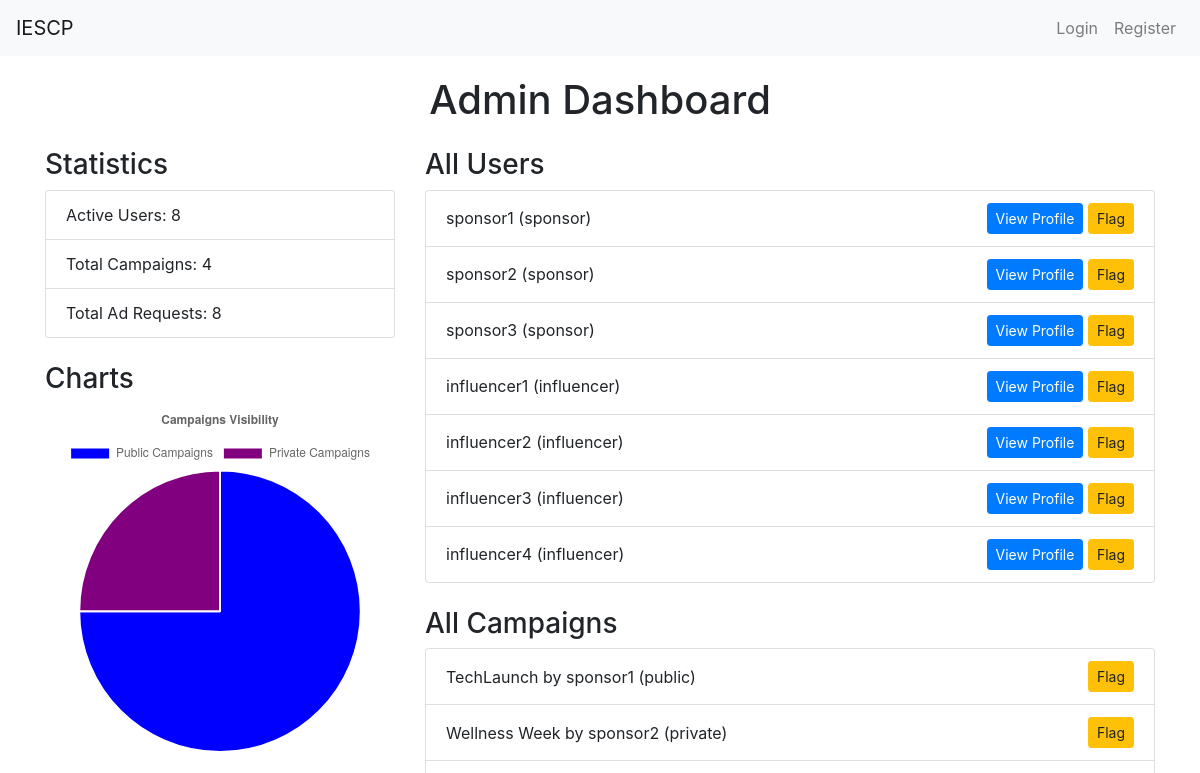
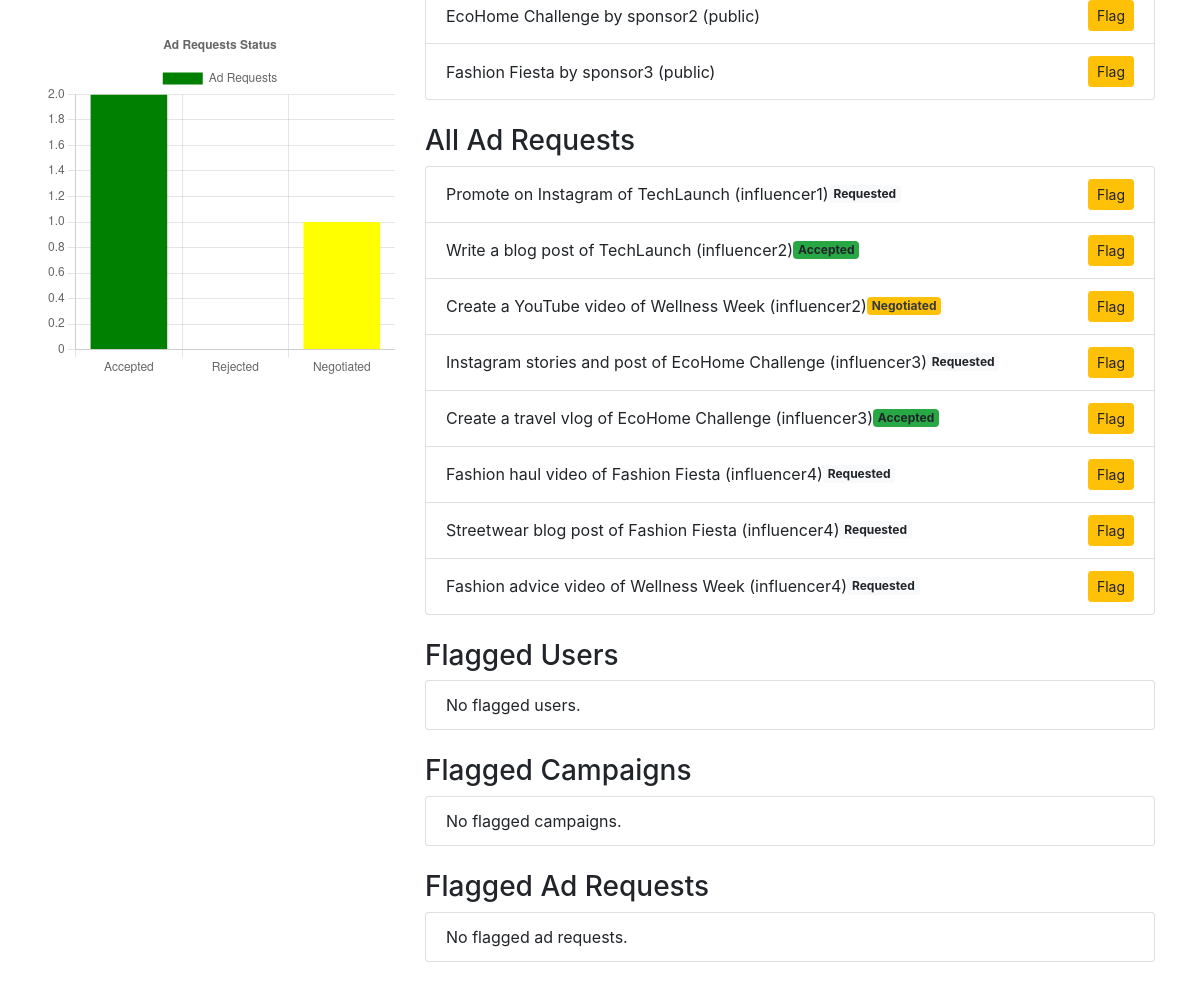
Before: /admin_dashboard with the older database file (2 pictures, top to bottom).
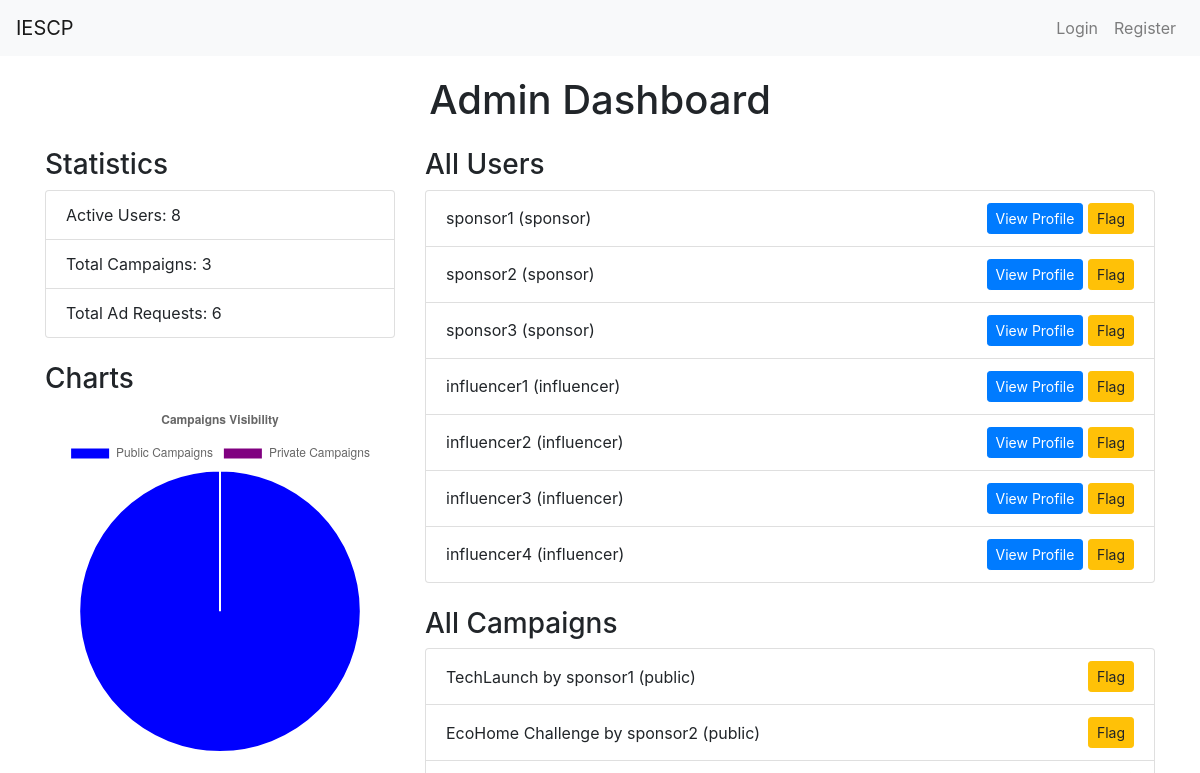
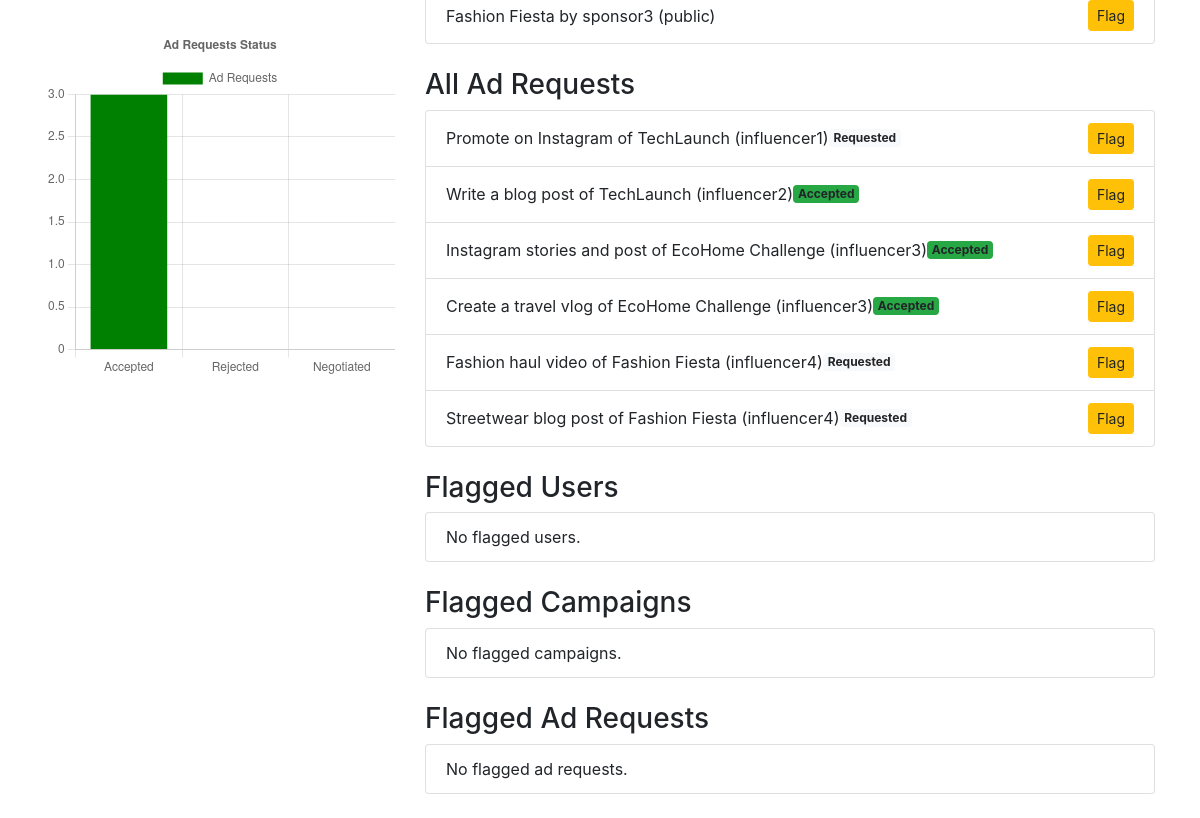
After: the same page with the newer database file (2 pictures, top to bottom).
### app.py (models this page shows, shortened)
class User(UserMixin, db.Model):
    id = db.Column(db.Integer, primary_key=True)
    username = db.Column(db.String(50), unique=True, nullable=False)
    email = db.Column(db.String(120), unique=True, nullable=False)
    password = db.Column(db.String(200), nullable=False)
    role = db.Column(db.String(20), nullable=False)  # 'admin', 'sponsor', 'influencer'
    flagged = db.Column(db.Boolean, default=False)  # Flag for inappropriate users
    campaigns = db.relationship('Campaign', backref='owner', lazy=True, cascade='all, delete-orphan')
    ad_requests = db.relationship('AdRequest', backref='influencer', lazy=True, cascade='all, delete-orphan')
    company_name = db.Column(db.String(100))
    industry = db.Column(db.String(100))
    budget = db.Column(db.Integer)
    category = db.Column(db.String(100)) # Health, Gaming, etc.
    niche = db.Column(db.String(100))
    followers = db.Column(db.Integer)
    platform = db.Column(db.String(10))

class Campaign(db.Model):
    id = db.Column(db.Integer, primary_key=True)
    name = db.Column(db.String(100), nullable=False)
    description = db.Column(db.String(200))
    start_date = db.Column(db.DateTime, default=db.func.current_timestamp())
    end_date = db.Column(db.DateTime)
    niche = db.Column(db.String(100))
    budget = db.Column(db.Float, nullable=False)
    owner_id = db.Column(db.Integer, db.ForeignKey('user.id', ondelete='CASCADE'), nullable=False)
    visibility = db.Column(db.String(10))  # 'public' or 'private'
    flagged = db.Column(db.Boolean, default=False)
    ad_requests = db.relationship('AdRequest', backref='campaign', lazy=True, cascade='all, delete-orphan')

class AdRequest(db.Model):
    id = db.Column(db.Integer, primary_key=True)
    campaign_id = db.Column(db.Integer, db.ForeignKey('campaign.id', ondelete='CASCADE'), nullable=False)
    influencer_id = db.Column(db.Integer, db.ForeignKey('user.id', ondelete='CASCADE'), nullable=False)
    name = db.Column(db.String(100), nullable=False)
    requirements = db.Column(db.Text)
    payment_amount = db.Column(db.Integer)
    negotiation_comment = db.Column(db.Text, nullable=True)
    status = db.Column(db.String(20), nullable=False, default='Requested')
    flagged = db.Column(db.Boolean, default=False)

### app.py (the view)
@app.route('/admin_dashboard')
def admin_dashboard():
    users = User.query.all()
    campaigns = Campaign.query.all()
    ad_requests = AdRequest.query.all()
    flagged_users = User.query.filter_by(flagged=True).all()
    flagged_campaigns = Campaign.query.filter_by(flagged=True).all()
    flagged_ad_requests = AdRequest.query.filter_by(flagged=True).all()
    statistics = {
        'active_users': User.query.count(),  # Fixed to show total users
        'total_campaigns': Campaign.query.count(),
        'public_campaigns': Campaign.query.filter_by(visibility='public').count(),
        'private_campaigns': Campaign.query.filter_by(visibility='private').count(),
        'total_ad_requests': AdRequest.query.count(),
        'accepted_requests': AdRequest.query.filter_by(status='Accepted').count(),
        'rejected_requests': AdRequest.query.filter_by(status='Rejected').count(),
        'negotiated_requests': AdRequest.query.filter_by(status='Negotiated').count(),
    }
    return render_template(
        'admin_dashboard.html',
        users=users,
        campaigns=campaigns,
        ad_requests=ad_requests,
        flagged_users=flagged_users,
        flagged_campaigns=flagged_campaigns,
        flagged_ad_requests=flagged_ad_requests,
        **statistics
    )

### templates/admin_dashboard.html (shortened to what this page needs)
{% extends "layout.html" %}
{% block content %}
<h1 class="text-center mb-4">Admin Dashboard</h1>
<div class="row">
    <div class="col-md-4">
        <h3>Statistics</h3>
        <ul class="list-group mb-4">
            <li class="list-group-item">Active Users: {{ active_users }}</li>
            <li class="list-group-item">Total Campaigns: {{ total_campaigns }}</li>
            <li class="list-group-item">Total Ad Requests: {{ total_ad_requests }}</li>
        </ul>
        <h3>Charts</h3>
        <canvas id="campaignsChart" width="200" height="200"></canvas>
        <br>
        <br>
        <canvas id="adRequestsChart" width="200" height="200"></canvas>
    </div>
    <div class="col-md-8">
        <h3>All Users</h3>
        <ul class="list-group mb-4">
            {% for user in users %}
            {% if user.role!='admin' %}
            <li class="list-group-item d-flex justify-content-between align-items-center">
                {{ user.username }} ({{ user.role}})
                <div>
                    <form method="GET" action="{{ url_for('user_profile', username=user.username) }}" class="d-inline">
                        <button type="submit" class="btn btn-primary btn-sm">View Profile</button>
                    </form>
                    {% if user.flagged!=1 %}
                    <form method="POST" action="{{ url_for('flag_user', user_id=user.id) }}" class="d-inline">
                        <button type="submit" class="btn btn-warning btn-sm">Flag</button>
                    </form>
                    {% endif %}
                </div>
            </li>
            {% endif %}
            {% else %}
            <li class="list-group-item">No users found.</li>
            {% endfor %}
        </ul>
        <h3>All Campaigns</h3>
        <ul class="list-group mb-4">
            {% for campaign in campaigns %}
            <li class="list-group-item d-flex justify-content-between align-items-center">
                {{ campaign.name }} by {{ campaign.owner.username }} ({{ campaign.visibility }})
                <div>
                    {% if campaign.flagged!=1 %}
                    <form method="POST" action="{{ url_for('flag_campaign', campaign_id=campaign.id) }}" class="d-inline">
                        <button type="submit" class="btn btn-warning btn-sm">Flag</button>
                    </form>
                    {% endif %}
                </div>
            </li>
            {% else %}
            <li class="list-group-item">No campaigns found.</li>
            {% endfor %}
        </ul>
        <h3>All Ad Requests</h3>
        <ul class="list-group mb-4">
            {% for ad_request in ad_requests %}
            <li class="list-group-item d-flex justify-content-between align-items-center">
                <div class="d-flex flex-grow-1 align-items-center">
                    <span class="me-auto">{{ ad_request.name }} of {{ ad_request.campaign.name }} ({{ ad_request.influencer.username }})</span>
                    <span class="badge {% if ad_request.status == 'Accepted' %}bg-success{% elif ad_request.status == 'Rejected' %}bg-danger{% elif ad_request.status == 'Requested' %}bg-light{% elif ad_request.status == 'Negotiated' %}bg-warning text-dark{% endif %}">
                        {{ ad_request.status }}
                    </span>
                </div>
                <div>
                    {% if ad_request.flagged != 1 %}
                    <form method="POST" action="{{ url_for('flag_ad_request', ad_request_id=ad_request.id) }}" class="d-inline">
                        <button type="submit" class="btn btn-warning btn-sm">Flag</button>
                    </form>
                    {% endif %}
                </div>
            </li>
            {% else %}
            <li class="list-group-item">No campaigns found.</li>
            {% endfor %}
        </ul>
        <h3>Flagged Users</h3>
        <ul class="list-group mb-4">
            {% for flagged_user in flagged_users %}
            <li class="list-group-item d-flex justify-content-between align-items-center">
                {{ flagged_user.username }} ({{ flagged_user.role }})
                <div>
                    <form method="POST" action="{{ url_for('remove_flag_user', user_id=flagged_user.id) }}" class="d-inline">
                        <button type="submit" class="btn btn-warning btn-sm">UnFlag</button>
                    </form>
                    <form method="POST" action="{{ url_for('delete_flagged_user', user_id=flagged_user.id) }}" class="d-inline">
                        <button type="submit" class="btn btn-danger btn-sm">Delete</button>
                    </form>
                </div>
            </li>
            {% else %}
            <li class="list-group-item">No flagged users.</li>
            {% endfor %}
        </ul>
        <h3>Flagged Campaigns</h3>
        <ul class="list-group mb-4">
            {% for flagged_campaign in flagged_campaigns %}
            <li class="list-group-item d-flex justify-content-between align-items-center">
                {{ flagged_campaign.name }} by {{ flagged_campaign.owner.username }}
                <div>
                    <form method="POST" action="{{ url_for('remove_flag_campaign', campaign_id=flagged_campaign.id) }}" class="d-inline">
                        <button type="submit" class="btn btn-warning btn-sm">UnFlag</button>
                    </form>
                    <form method="POST" action="{{ url_for('delete_flagged_campaign', campaign_id=flagged_campaign.id) }}" class="d-inline">
                        <button type="submit" class="btn btn-danger btn-sm">Delete</button>
                    </form>
                </div>
            </li>
            {% else %}
            <li class="list-group-item">No flagged campaigns.</li>
            {% endfor %}
        </ul>
        <h3>Flagged Ad Requests</h3>
        <ul class="list-group mb-4">
            {% for flagged_ad_request in flagged_ad_requests %}
            <li class="list-group-item d-flex justify-content-between align-items-center">
                {{ flagged_ad_request.id }} of {{ flagged_ad_request.campaign_id }} ({{ flagged_ad_request.status }})
                <div>
                    <form method="POST" action="{{ url_for('remove_flag_ad_request', ad_request_id=flagged_ad_request.id) }}" class="d-inline">
                        <button type="submit" class="btn btn-warning btn-sm">UnFlag</button>
                    </form>
                    <form method="POST" action="{{ url_for('delete_flagged_ad_request', ad_request_id=flagged_ad_request.id) }}" class="d-inline">
                        <button type="submit" class="btn btn-danger btn-sm">Delete</button>
                    </form>
                </div>
            </li>
            {% else %}
            <li class="list-group-item">No flagged ad requests.</li>
            {% endfor %}
        </ul>
    </div>
</div>
<script>
    document.addEventListener('DOMContentLoaded', function() {
        // Campaigns Chart
        var ctx = document.getElementById('campaignsChart').getContext('2d');
        var campaignsChart = new Chart(ctx, {
            type: 'pie',
            data: {
                labels: ['Public Campaigns', 'Private Campaigns'],
                datasets: [{
                    data: [{{ public_campaigns }}, {{ private_campaigns }}],
                    backgroundColor: ['blue', 'purple']
                }]
            },
            options: {
                plugins: {
                    title: {
                        display: true,
                        text: 'Campaigns Visibility'
                    },
                    legend: {
                        display: true,
                        position: 'top'
                    }
                }
            }
        });
        // Ad Requests Chart
        var ctx = document.getElementById('adRequestsChart').getContext('2d');
        var adRequestsChart = new Chart(ctx, {
            type: 'bar',
            data: {
                labels: ['Accepted', 'Rejected', 'Negotiated'],
                datasets: [{
                    label: 'Ad Requests',
                    data: [{{ accepted_requests }}, {{ rejected_requests }}, {{ negotiated_requests }}],
                    backgroundColor: ['green', 'red', 'yellow']
                }]
            },
            options: {
                plugins: {
                    title: {
                        display: true,
                        text: 'Ad Requests Status'
                    },
                    legend: {
                        display: true,
                        position: 'top'
                    }
                },
                scales: {
                    y: {
                        beginAtZero: true
                    }
                }
            }
        });
    });
</script>
{% endblock %}

### templates/layout.html (shortened to what this page needs)
<!DOCTYPE html>
<html lang="en">
<head>
    <link rel="stylesheet" href="https://maxcdn.bootstrapcdn.com/bootstrap/4.5.2/css/bootstrap.min.css">
</head>
<body>
    <nav class="navbar navbar-expand-lg navbar-light bg-light">
        <a class="navbar-brand" href="{{ url_for('home') }}">IESCP</a>
        <div class="collapse navbar-collapse" id="navbarNav">
            <ul class="navbar-nav ml-auto">
                {% if current_user.is_authenticated %}
                    {% if current_user.role == 'admin' %}
                        <li class="nav-item">
                            <a class="nav-link" href="{{ url_for('admin_dashboard') }}">Dashboard</a>
                        </li>
                    {% elif current_user.role == 'sponsor' %}
                        <li class="nav-item">
                            <a class="nav-link" href="{{ url_for('sponsor_dashboard') }}">Dashboard</a>
                        </li>
                    {% elif current_user.role == 'influencer' %}
                        <li class="nav-item">
                            <a class="nav-link" href="{{ url_for('influencer_dashboard') }}">Dashboard</a>
                        </li>
                    {% endif %}
                    <li class="nav-item">
                        <a class="nav-link" href="{{ url_for('logout') }}">Logout</a>
                    </li>
                {% else %}
                    <li class="nav-item">
                        <a class="nav-link" href="{{ url_for('login') }}">Login</a>
                    </li>
                    <li class="nav-item">
                        <a class="nav-link" href="{{ url_for('register') }}">Register</a>
                    </li>
                {% endif %}
            </ul>
        </div>
    </nav>
    <div class="container">
        {% block content %}{% endblock %}
    </div>
</body>
</html>

### templates/layout.html (style rules this page uses)
.container { margin-top: 20px; }

Changed rows visible on the page:
removed Campaign: name "Wellness Week", owner.username "sponsor2", visibility "private"
removed AdRequest: name "Create a YouTube video", campaign.name "Wellness Week", influencer.username "influencer2", status "Negotiated"
removed AdRequest: name "Fashion advice video", campaign.name "Wellness Week", influencer.username "influencer4", status "Requested"
changed AdRequest "Instagram stories and post": status "Requested" → "Accepted"
Other visible differences:
{{ total_campaigns }}: "4" → "3"
{{ total_ad_requests }}: "8" → "6"
chart data {{ private_campaigns }}: 1 → 0
chart data {{ accepted_requests }}: 2 → 3
chart data {{ negotiated_requests }}: 1 → 0
